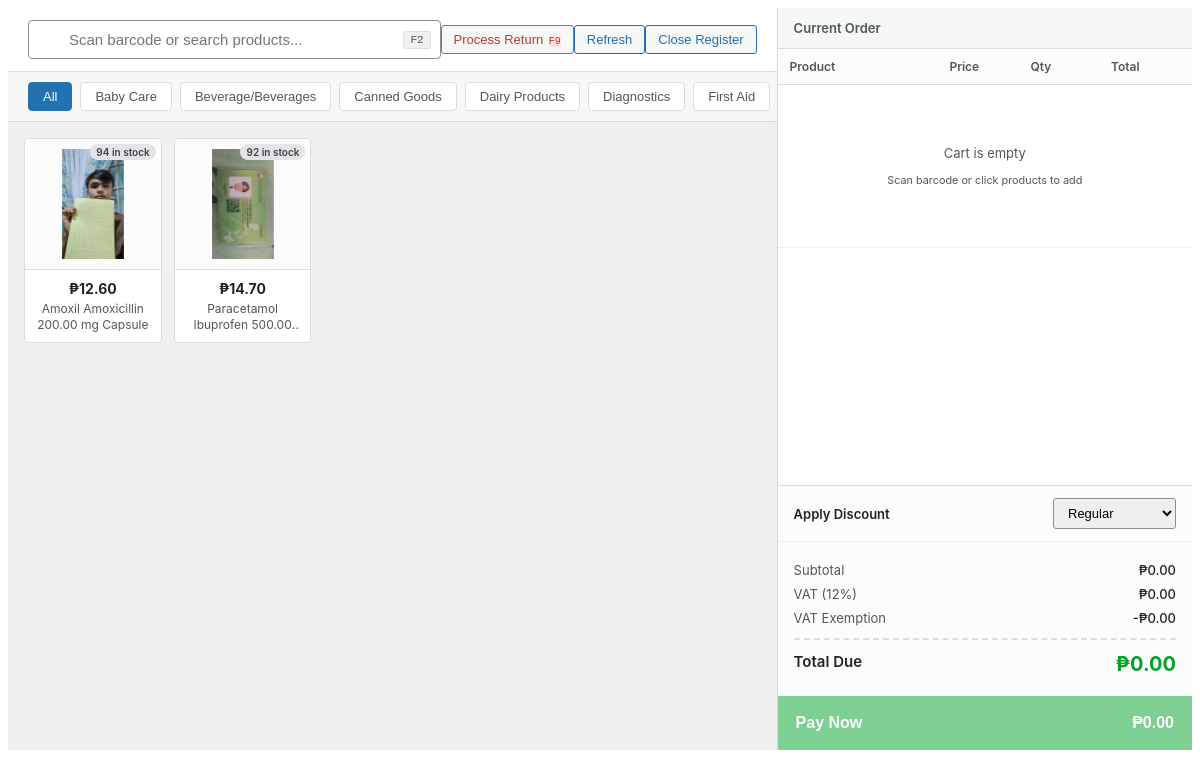
Page /reusablepage/salespos.php (signed in) on the committed database.
### tables this page shows
CREATE TABLE `product_categories` (
  `id` int(11) NOT NULL,
  `category_name` varchar(100) NOT NULL,
  `has_vat` tinyint(1) NOT NULL DEFAULT 0,
  `senior_discount` tinyint(1) NOT NULL DEFAULT 0,
  `pwd_discount` tinyint(1) NOT NULL DEFAULT 0
);

CREATE TABLE `products` (
  `id` int(11) NOT NULL,
  `branded_name` varchar(255) NOT NULL COMMENT 'Brand name (e.g., Amoxil)',
  `generic_name` varchar(255) NOT NULL COMMENT 'Generic/active ingredient (e.g., Amoxicillin)',
  `strength` decimal(10,2) NOT NULL DEFAULT 0.00 COMMENT 'Main strength value (e.g., 500mg)',
  `measurement_id` int(11) NOT NULL COMMENT 'FK to unit_measurement table',
  `barcode` varchar(100) DEFAULT NULL COMMENT 'Barcode for POS scanning',
  `category_id` int(11) DEFAULT NULL,
  `classification_id` int(11) DEFAULT NULL,
  `units_per_package` int(11) DEFAULT NULL COMMENT 'Units per package/blister/bottle',
  `imageproduct` varchar(500) NOT NULL,
  `is_basic_necessities` tinyint(1) NOT NULL DEFAULT 0,
  `package_type` varchar(100) DEFAULT NULL COMMENT 'Blister, Bottle, Strip, Box, Jar, etc.',
  `dosage_form` varchar(100) DEFAULT NULL COMMENT 'Tablet, Capsule, Syrup, Suspension, Cream, Drops',
  `dosage_form_id` int(11) DEFAULT NULL,
  `strength_per_quantity` decimal(10,2) DEFAULT NULL COMMENT 'Qty for strength (e.g., 5 for 5mL in syrup)',
  `strength_per_quantity_unit` varchar(50) DEFAULT NULL COMMENT 'Unit for strength_per_quantity (e.g., mL, g)'
);

### function/workingpos.php (called while the page is built, shortened)
<?php
class Product {
    private $conn;
    public function __construct($db) {
        $this->conn = $db;
    }
    public function getProducts() {
        $sql = "SELECT p.*,
                    pc.category_name,
                    pc.has_vat, pc.senior_discount, pc.pwd_discount,
                    um.different_measurement AS measurement_name,
                    COALESCE(SUM(CASE
                        WHEN i.current_quantity > 0
                             AND (i.expiry_date IS NULL OR i.expiry_date >= CURDATE())
                        THEN i.current_quantity
                        ELSE 0
                    END), 0) AS stock,
                    MIN(CASE
                        WHEN i.current_quantity > 0
                             AND i.expiry_date IS NOT NULL
                             AND i.expiry_date >= CURDATE()
                        THEN i.expiry_date
                        ELSE NULL
                    END) AS earliest_expiry_date,
                    COALESCE((SELECT newest.sale_price
                              FROM inventory newest
                              WHERE newest.product_id = p.id
                              ORDER BY newest.date_received DESC, newest.id DESC
                              LIMIT 1), 0) AS total_price,
                    COALESCE((SELECT newest.purchase_cost
                              FROM inventory newest
                              WHERE newest.product_id = p.id
                              ORDER BY newest.date_received DESC, newest.id DESC
                              LIMIT 1), 0) AS net_price,
                    COALESCE((SELECT newest.sale_price
                              FROM inventory newest
                              WHERE newest.product_id = p.id
                              ORDER BY newest.date_received DESC, newest.id DESC
                              LIMIT 1), 0) AS sale_price
                FROM products p
                LEFT JOIN product_categories pc ON p.category_id = pc.id
                LEFT JOIN unit_measurement um ON p.measurement_id = um.unit_id
                LEFT JOIN inventory i ON p.id = i.product_id
                GROUP BY p.id
                ORDER BY p.generic_name ASC";
        $stmt = $this->conn->prepare($sql);
        $stmt->execute();
        return $stmt->fetchAll(PDO::FETCH_ASSOC);
    }
    public function getCategories() {
        $sql = "SELECT * FROM product_categories ORDER BY category_name ASC";
        $stmt = $this->conn->prepare($sql);
        $stmt->execute();
        return $stmt->fetchAll(PDO::FETCH_ASSOC);
    }
    public function getDiscounts() {
        $sql = "SELECT * FROM discounts ORDER BY id ASC";
        $stmt = $this->conn->prepare($sql);
        $stmt->execute();
        return $stmt->fetchAll(PDO::FETCH_ASSOC);
    }
}

### reusablepage/salespos.php (the view, shortened to what this page needs)
<?php
require_once __DIR__ . "/../conn/database.php";
require_once __DIR__ . "/../function/workingpos.php";
$product = new Product($db);
$products = $product->getProducts();
$categories = $product->getCategories();
$discounts = $product->getDiscounts();
?>
<link rel="stylesheet" href="../css/pos_wepos.css?v=1.3">
<div class="wepos-wrapper" id="weposApp">
    <div class="wepos-left">
        <div class="wepos-header">
            <div class="wepos-search-container">
                <input type="text" id="weposSearch" placeholder="Scan barcode or search products..." autocomplete="off">
                <kbd>F2</kbd>
            </div>
            <button type="button" class="wepos-btn wepos-btn-outline text-danger" style="border-color: #e74c3c; color: #c0392b;" onclick="openReturnModal()" title="Process Return / Refund (F9)">
                    <i class="fas fa-undo-alt me-1"></i> Process Return <kbd style="font-size: 10px; background: #fee2e2; color: #c0392b; border: none; margin-left: 2px;">F9</kbd>
                </button>
            <button class="wepos-btn wepos-btn-outline" onclick="location.reload()">
                <i class="fas fa-sync-alt"></i> Refresh
            </button>
            <button class="wepos-btn wepos-btn-outline text-success" onclick="weposOpenClosingModal()" title="Close cashier register">
                <i class="fas fa-cash-register"></i> Close Register
            </button>
        </div>
        <div class="wepos-categories">
            <button class="wepos-cat-btn active" onclick="weposFilterCat('All')">All</button>
            <?php foreach ($categories as $cat): ?>
                <button class="wepos-cat-btn" onclick="weposFilterCat('<?= htmlspecialchars($cat['category_name']) ?>')">
                    <?= htmlspecialchars($cat['category_name']) ?>
                </button>
            <?php endforeach; ?>
        </div>
        <div class="wepos-products-area">
            <div class="wepos-products-grid" id="weposGrid">
                <?php foreach ($products as $row): ?>
                    <?php
                        $stock = (int)($row['stock'] ?? 0);
                        $isOut = $stock <= 0;
                        $expiryDate = $row['earliest_expiry_date'] ?? null;
                        $isExpired = ($expiryDate && strtotime($expiryDate) < strtotime('today')) ? true : false;
                        $salePrice = (float)($row['total_price'] ?? $row['sale_price'] ?? 0);
                        $costPrice = (float)($row['net_price'] ?? $row['purchase_cost'] ?? $salePrice);
                    ?>
                    <div class="wepos-product-card <?= $isOut ? 'out-of-stock' : '' ?><?= $isExpired ? ' expired' : '' ?>"
                         data-id="<?= $row['id'] ?>"
                         data-name="<?= htmlspecialchars($row['branded_name']) ?> <?= htmlspecialchars($row['generic_name']) ?> <?= htmlspecialchars($row['strength'] ?? '') ?> <?= htmlspecialchars($row['measurement_name'] ?? '') ?><?= !empty(trim($row['dosage_form'] ?? '')) ? ' ' . htmlspecialchars(trim($row['dosage_form'])) : '' ?><?= isset($row['strength_per_quantity']) && $row['strength_per_quantity'] > 0 ? ' (' . htmlspecialchars((string)$row['strength_per_quantity']) . ' ' . htmlspecialchars(trim($row['strength_per_quantity_unit'] ?? '')) . ' per unit)' : '' ?>"
                         data-price="<?= $salePrice ?>"
                         data-net="<?= $costPrice ?>"
                         data-barcode="<?= htmlspecialchars($row['barcode'] ?? '') ?>"
                         data-category="<?= htmlspecialchars($row['category_name'] ?? 'Uncategorized') ?>"
                         data-has-vat="<?= (int)($row['has_vat'] ?? 0) ?>"
                         data-senior="<?= (int)($row['senior_discount'] ?? 0) ?>"
                         data-pwd="<?= (int)($row['pwd_discount'] ?? 0) ?>"
                         data-stock="<?= $stock ?>"
                         data-pcs="<?= (int)($row['pcs'] ?? 1) ?>"
                         data-expired="<?= $isExpired ? '1' : '0' ?>"
                         onclick="weposAddToCart(this)">
                        <div class="wepos-card-img">
                            <?php if ($isExpired): ?>
                                <span class="wepos-stock-badge expired">EXPIRED</span>
                            <?php elseif ($isOut): ?>
                                <span class="wepos-stock-badge empty">Out of Stock</span>
                            <?php else: ?>
                                <span class="wepos-stock-badge <?= $stock <= 10 ? 'low' : '' ?>"><?= $stock ?> in stock</span>
                            <?php endif; ?>
                        </div>
                        <div class="wepos-card-info">
                            <div class="wepos-card-price">₱<?= number_format($salePrice, 2) ?></div>
                            <div class="wepos-card-name" title="<?= htmlspecialchars($row['branded_name']) ?> <?= htmlspecialchars($row['generic_name']) ?> <?= htmlspecialchars($row['strength'] ?? '') ?> <?= htmlspecialchars($row['measurement_name'] ?? '') ?><?= !empty(trim($row['dosage_form'] ?? '')) ? ' ' . htmlspecialchars(trim($row['dosage_form'])) : '' ?><?= isset($row['strength_per_quantity']) && $row['strength_per_quantity'] > 0 ? ' (' . htmlspecialchars((string)$row['strength_per_quantity']) . ' ' . htmlspecialchars(trim($row['strength_per_quantity_unit'] ?? '')) . ' per unit)' : '' ?>">
                                <?= htmlspecialchars($row['branded_name']) ?> <?= htmlspecialchars($row['generic_name']) ?> <?= htmlspecialchars($row['strength'] ?? '') ?> <?= htmlspecialchars($row['measurement_name'] ?? '') ?><?= !empty(trim($row['dosage_form'] ?? '')) ? ' ' . htmlspecialchars(trim($row['dosage_form'])) : '' ?>
                            </div>
                        </div>
                    </div>
                <?php endforeach; ?>
            </div>
        </div>
    </div>
    <div class="wepos-right">
        <div class="wepos-cart-header">
            <span style="font-size:13px; font-weight:600; color:#50575e;"><i class="fas fa-shopping-cart me-1"></i> Current Order</span>
            <div class="wepos-cart-actions">
                <button class="wepos-btn wepos-btn-icon text-danger" title="Clear Cart (F8)" onclick="weposClearCart()">
                </button>
            </div>
        </div>
        <div class="wepos-cart-items">
            <table class="wepos-cart-table">
                <thead>
                    <tr>
                        <th class="wepos-col-name">Product</th>
                        <th class="wepos-col-price">Price</th>
                        <th class="wepos-col-qty">Qty</th>
                        <th class="wepos-col-total">Total</th>
                        <th class="wepos-col-action"></th>
                    </tr>
                </thead>
                <tbody id="weposCartBody">
                </tbody>
            </table>
        </div>
        <div class="wepos-checkout-area">
            <div class="wepos-discount-row">
                <div class="wepos-discount-label"><i class="fas fa-tags text-primary"></i> Apply Discount</div>
                <select id="weposDiscount" class="wepos-select" onchange="weposOnDiscountChange(this)">
                    <?php foreach ($discounts as $d): ?>
                        <?php
                            $discountName = trim((string)($d['discount_name'] ?? ''));
                            $discountRate = (float)($d['discount_rate'] ?? 0);
                            $isStatutoryDiscount = stripos($discountName, 'senior') !== false || stripos($discountName, 'pwd') !== false;
                            $displayName = $discountName;
                            $displayRate = number_format($discountRate > 1 ? $discountRate / 100 : $discountRate, 2, '.', '');
                            $displayRule = $isStatutoryDiscount ? 'statutory' : 'regular';
                            $displayExempt = $isStatutoryDiscount ? 1 : (int)($d['is_vat_exempt'] ?? 0);
                        ?>
                        <option value="<?= (int)$d['id'] ?>"
                                data-rate="<?= $displayRate ?>"
                                data-rule="<?= $displayRule ?>"
                                data-exempt="<?= $displayExempt ?>"
                                <?= ($discountRate == 0) ? 'selected' : '' ?>>
                            <?= htmlspecialchars($displayName, ENT_QUOTES, 'UTF-8') ?>
                        </option>
                    <?php endforeach; ?>
                </select>
            </div>
            <div class="wepos-calc-box">
                <div class="wepos-calc-row">
                    <span>Subtotal</span>
                    <span id="calcSub">₱0.00</span>
                </div>
                <div class="wepos-calc-row text-muted" id="rowVat" style="display:none;">
                    <span>VAT (12%)</span>
                    <span id="calcVat">+₱0.00</span>
                </div>
                <div class="wepos-calc-row text-muted" id="rowVatExempt" style="display:none;">
                    <span>VAT Exemption</span>
                    <span id="calcVatExempt">-₱0.00</span>
                </div>
                <div class="wepos-calc-row total-row">
                    <span>Total Due</span>
                    <span class="wepos-grand-total" id="calcTotal">₱0.00</span>
                </div>
            </div>
            <button class="wepos-pay-btn" id="weposPayBtn" onclick="weposOpenPayModal()" disabled>
                <span>Pay Now</span>
                <span class="wepos-pay-amount" id="btnTotalAmount">₱0.00</span>
            </button>
        </div>
    </div>
</div>

### rows in the picture
product_categories: category_name "Baby Care"
product_categories: category_name "Beverage/Beverages"
product_categories: category_name "Canned Goods"
product_categories: category_name "Dairy Products"
product_categories: category_name "Diagnostics"
product_categories: category_name "First Aid"
products: stock "94", salePrice "12.60", branded_name "Amoxil", generic_name "Amoxicillin", strength "200.00", measurement_name "mg", dosage_form "Capsule"
products: stock "92", salePrice "14.70", branded_name "Paracetamol", generic_name "Ibuprofen", strength "500.00"

### other values in the picture
form field value "Regular"
